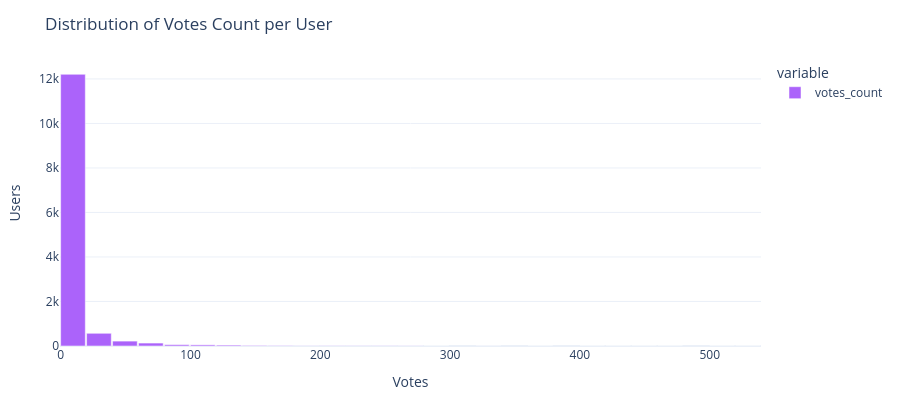

Notebook code for this chart:
### Markdown cell above
# Distribution of votes count

How are user votes distributed?

### Code cell
s = pd.to_numeric(df['votes_count'], errors='coerce')
fig = px.histogram(
    s.dropna(), nbins=30,
    title='Distribution of Votes Count per User',
    labels={'value': 'Votes', 'count': 'Users'},
    color_discrete_sequence=['#AB63FA']
)
fig.update_traces(marker_line_color='white', marker_line_width=0.5)
fig.update_layout(bargap=0.05,
                  height=max(DEFAULT_HEIGHT - 20, 400),
                  xaxis_title='Votes', yaxis_title='Users')
fig.show()

save_plotly(fig, name='votes_count_distribution', description='Histogram of votes count per user', friendly_name='Votes Count Distribution')

### Figure 1 — Plotly figure (JSON) as saved in the notebook; plotly's stock layout.template omitted (floating-point values rounded to 4 significant figures; data arrays with more than 128 entries replaced by an {"elided": "..."} marker saying what was removed)
{"data": [{"bingroup": "x", "hovertemplate": "variable=votes_count<br>Votes=%{x}<br>count=%{y}<extra></extra>", "legendgroup": "votes_count", "marker": {"color": "#AB63FA", "line": {"color": "white", "width": 0.5}, "pattern": {"shape": ""}}, "name": "votes_count", "nbinsx": 30, "orientation": "v", "showlegend": true, "type": "histogram", "x": {"elided": "13360 int values"}, "xaxis": "x", "yaxis": "y"}], "layout": {"bargap": 0.05, "barmode": "relative", "height": 400, "legend": {"title": {"text": "variable"}, "tracegroupgap": 0}, "title": {"text": "Distribution of Votes Count per User"}, "xaxis": {"anchor": "y", "domain": [0, 1], "title": {"text": "Votes"}}, "yaxis": {"anchor": "x", "domain": [0, 1], "title": {"text": "Users"}}}}
